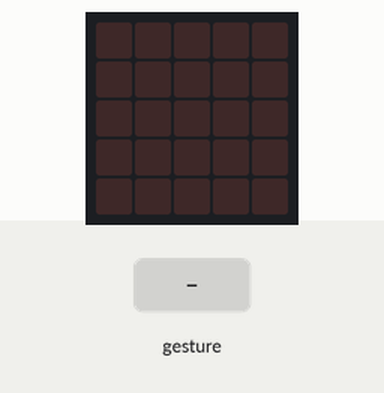
Recording of a program running on a simulated BBC micro:bit (MakeCode). On the bench: the board's 5×5 LED display. Inputs (shaded band) come from the test bench. Random numbers come from a fixed seed; a tilt is held for 1.5 s and a shake lasts 1 s, then the board lies face up again.

Above: at 1.2 s.
1.3 s: gesture 'shake'
At 2.7 s:
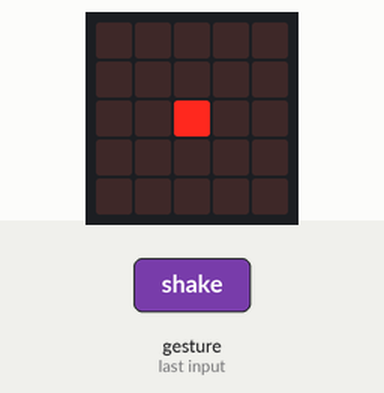
3.0 s: gesture 'shake'
At 4.1 s:
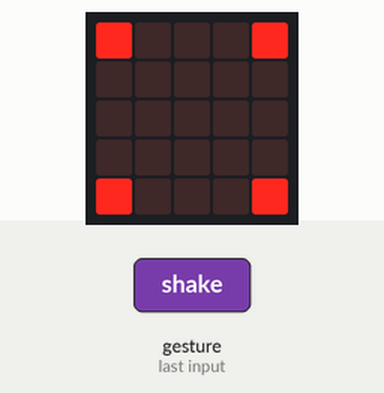
4.7 s: gesture 'shake'
At 5.4 s:
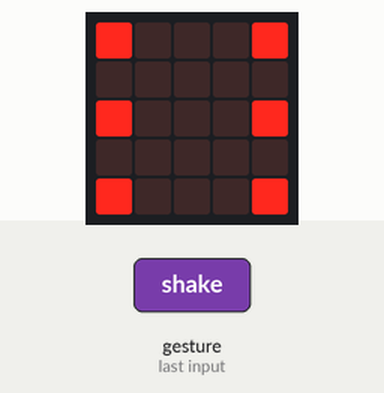
Timing chart, 0 to 7.7 s (numbered marks = the images above; inputs shaded):
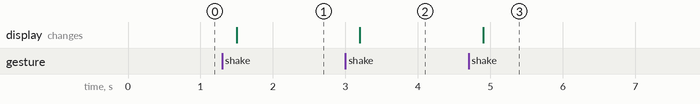

The program:

main.ts
```typescript
let valor = 0
input.onGesture(Gesture.Shake, function () {
    basic.clearScreen()
    valor = randint(0, 6)
    if (valor == 1) {
        basic.showLeds(`
            . . . . .
            . . . . .
            . . # . .
            . . . . .
            . . . . .
            `)
    } else if (valor == 2) {
        basic.showLeds(`
            . . . . #
            . . . . .
            . . . . .
            . . . . .
            # . . . .
            `)
    } else if (valor == 3) {
        basic.showLeds(`
            . . . . #
            . . . . .
            . . # . .
            . . . . .
            # . . . .
            `)
    } else if (valor == 4) {
        basic.showLeds(`
            # . . . #
            . . . . .
            . . . . .
            . . . . .
            # . . . #
            `)
    } else if (valor == 5) {
        basic.showLeds(`
            # . . . #
            . . . . .
            . . # . .
            . . . . .
            # . . . #
            `)
    } else if (valor == 6) {
        basic.showLeds(`
            # . . . #
            . . . . .
            # . . . #
            . . . . .
            # . . . #
            `)
    }
})
```

test.ts
```typescript
// aquí va el archivo "tests"; esto no se compilará cuando este paquete se utilice como una extensión.
```

Measured:
- after the input at 1.3 s, the display: changes after 0.20 s (image 1)
- after the input at 3.0 s, the display: changes after 0.20 s (image 2)
- after the input at 4.7 s, the display: changes after 0.20 s (image 3)
